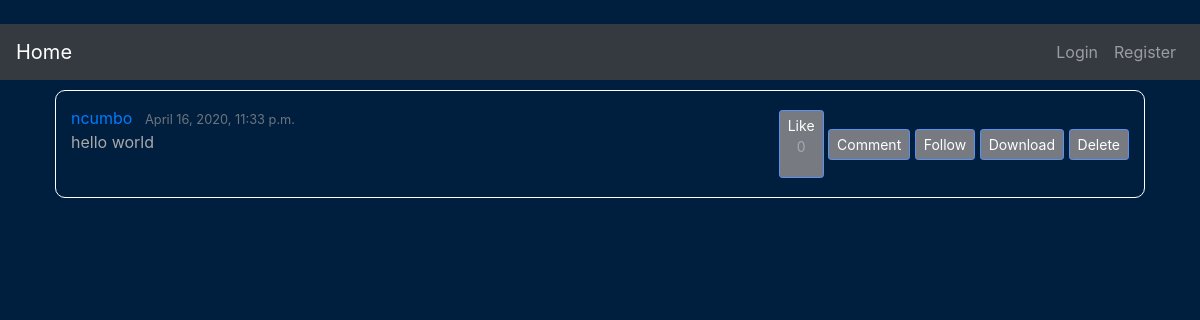
Page /feed/17/ on the committed database.
### feed/models.py (models this page shows, shortened)
class Post(models.Model):
    content = models.TextField(max_length=280)  #sets 280 characters per post
    date_posted = models.DateTimeField(default=timezone.now)   #sets date/time when post is created
    username = models.ForeignKey(User, on_delete=models.CASCADE)      #related table is User. If user is deleted, delete posts as well
    likes = models.ManyToManyField(User, blank=True, related_name='likes')

### feed/views.py (the view)
# urls.py: path('feed/<int:pk>/', PostDetailView.as_view(), name='feed-detail'),   #works
class PostDetailView(DetailView):
    model = Post

### feed/templates/feed/post_detail.html (shortened to what this page needs)
{% extends "feed/base.html" %}
{% block content %}
    <article class="media content-section">
        <div class="media-body">
            <div class="article-metadata">
                <a class="mr-2" href="{% url 'feed-home' %}">{{ object.username }}</a>
                <small class="text-muted">{{ object.date_posted }}</small>
            </div>
            <p>{{ object.content }}</p>
        </div>
        <div class="icons">
            <button type="button" class="likebtn btn btn-sm mt-1 mb-1" aria-label="Left Align">
                <span aria-hidden="true">Like</span>
                <p> {{ object.likes.count }}</p>
            </button>
            <button type="button" class="btn btn-sm mt-1 mb-1" aria-label="Left Align">
                <span aria-hidden="true">Comment</span>
            </button>
            <button type="button" class="btn btn-sm mt-1 mb-1" aria-label="Left Align">
                <span aria-hidden="true">Follow</span>
            </button>
            <a href="{% url 'feed-download' object.pk %}" download>
                <button type="button" class="btn btn-sm mt-1 mb-1" aria-label="Left Align">
                    <span aria-hidden="true">Download</span>
                </button>
            </a>
            <a href="{% url 'feed-delete' object.id %}">
                <button type="button" class="btn btn-sm mt-1 mb-1" aria-label="Left Align">
                    <span aria-hidden="true">Delete</span>
                </button>
            </a>
        </div>
    </article>
{% endblock content %}

### feed/static/feed/css/stylized.css (style rules this page uses)
body { background-color: #001f3f; }
h1, p, small { color: darkgray; }
.media { padding: 15px; border: 1px solid white; border-radius: 10px; margin: 10px; }
.btn { background: #777a80; border-color: #5a92f2; }
span { color: white; }

### rows in the picture
Post: username "ncumbo", date_posted "April 16, 2020, 11:33 p.m.", content "hello world", likes.count "0"
